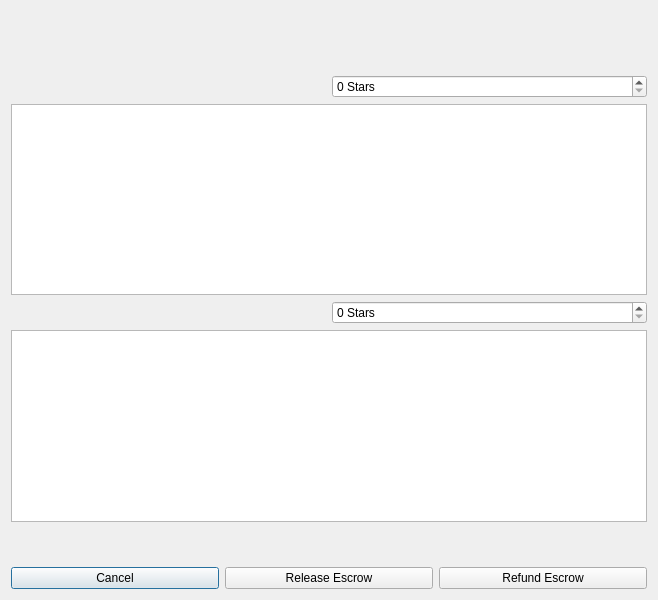
<?xml version="1.0" encoding="UTF-8"?>
<ui version="4.0">
 <class>ManageEscrowDialog</class>
 <widget class="QDialog" name="ManageEscrowDialog">
  <property name="geometry">
   <rect>
    <x>0</x>
    <y>0</y>
    <width>658</width>
    <height>600</height>
   </rect>
  </property>
  <property name="windowTitle">
   <string>Manage Your Escrow</string>
  </property>
  <layout class="QGridLayout" name="gridLayout">
   <item row="1" column="0">
    <widget class="QLabel" name="manageInfo">
     <property name="text">
      <string/>
     </property>
     <property name="wordWrap">
      <bool>true</bool>
     </property>
    </widget>
   </item>
   <item row="0" column="0">
    <widget class="QLabel" name="aboutEscrow">
     <property name="text">
      <string/>
     </property>
    </widget>
   </item>
   <item row="2" column="0">
    <layout class="QHBoxLayout" name="horizontalLayout">
     <item>
      <widget class="QLabel" name="manageInfo2">
       <property name="font">
        <font>
         <pointsize>12</pointsize>
         <weight>75</weight>
         <bold>true</bold>
        </font>
       </property>
       <property name="cursor">
        <cursorShape>IBeamCursor</cursorShape>
       </property>
       <property name="wordWrap">
        <bool>true</bool>
       </property>
       <property name="textInteractionFlags">
        <set>Qt::LinksAccessibleByMouse|Qt::TextSelectableByKeyboard|Qt::TextSelectableByMouse</set>
       </property>
      </widget>
     </item>
    </layout>
   </item>
   <item row="9" column="0">
    <layout class="QHBoxLayout" name="horizontalLayout_3">
     <item>
      <widget class="QPushButton" name="cancelButton">
       <property name="text">
        <string>Cancel</string>
       </property>
      </widget>
     </item>
     <item>
      <widget class="QPushButton" name="releaseButton">
       <property name="toolTip">
        <string>Release this escrow to the seller</string>
       </property>
       <property name="text">
        <string>Release Escrow</string>
       </property>
      </widget>
     </item>
     <item>
      <widget class="QPushButton" name="refundButton">
       <property name="toolTip">
        <string>Refund this escrow back to the buyer</string>
       </property>
       <property name="text">
        <string>Refund Escrow</string>
       </property>
      </widget>
     </item>
    </layout>
   </item>
   <item row="7" column="0">
    <spacer name="verticalSpacer">
     <property name="orientation">
      <enum>Qt::Vertical</enum>
     </property>
     <property name="sizeHint" stdset="0">
      <size>
       <width>20</width>
       <height>40</height>
      </size>
     </property>
    </spacer>
   </item>
   <item row="4" column="0">
    <layout class="QHBoxLayout" name="horizontalLayout_4">
     <item>
      <widget class="QTextEdit" name="primaryFeedback"/>
     </item>
    </layout>
   </item>
   <item row="5" column="0">
    <layout class="QHBoxLayout" name="horizontalLayout_5">
     <item>
      <widget class="QLabel" name="secondaryLabel">
       <property name="text">
        <string/>
       </property>
       <property name="wordWrap">
        <bool>true</bool>
       </property>
      </widget>
     </item>
     <item>
      <widget class="QSpinBox" name="secondaryRating">
       <property name="suffix">
        <string> Stars</string>
       </property>
       <property name="maximum">
        <number>5</number>
       </property>
      </widget>
     </item>
    </layout>
   </item>
   <item row="3" column="0">
    <layout class="QHBoxLayout" name="horizontalLayout_2">
     <item>
      <widget class="QLabel" name="primaryLabel">
       <property name="text">
        <string/>
       </property>
       <property name="wordWrap">
        <bool>true</bool>
       </property>
      </widget>
     </item>
     <item>
      <widget class="QSpinBox" name="primaryRating">
       <property name="suffix">
        <string> Stars</string>
       </property>
       <property name="maximum">
        <number>5</number>
       </property>
      </widget>
     </item>
    </layout>
   </item>
   <item row="6" column="0">
    <layout class="QHBoxLayout" name="horizontalLayout_6">
     <item>
      <widget class="QTextEdit" name="secondaryFeedback"/>
     </item>
    </layout>
   </item>
  </layout>
 </widget>
 <resources>
  <include location="../presidentielcoin.qrc"/>
 </resources>
 <connections/>
</ui>
